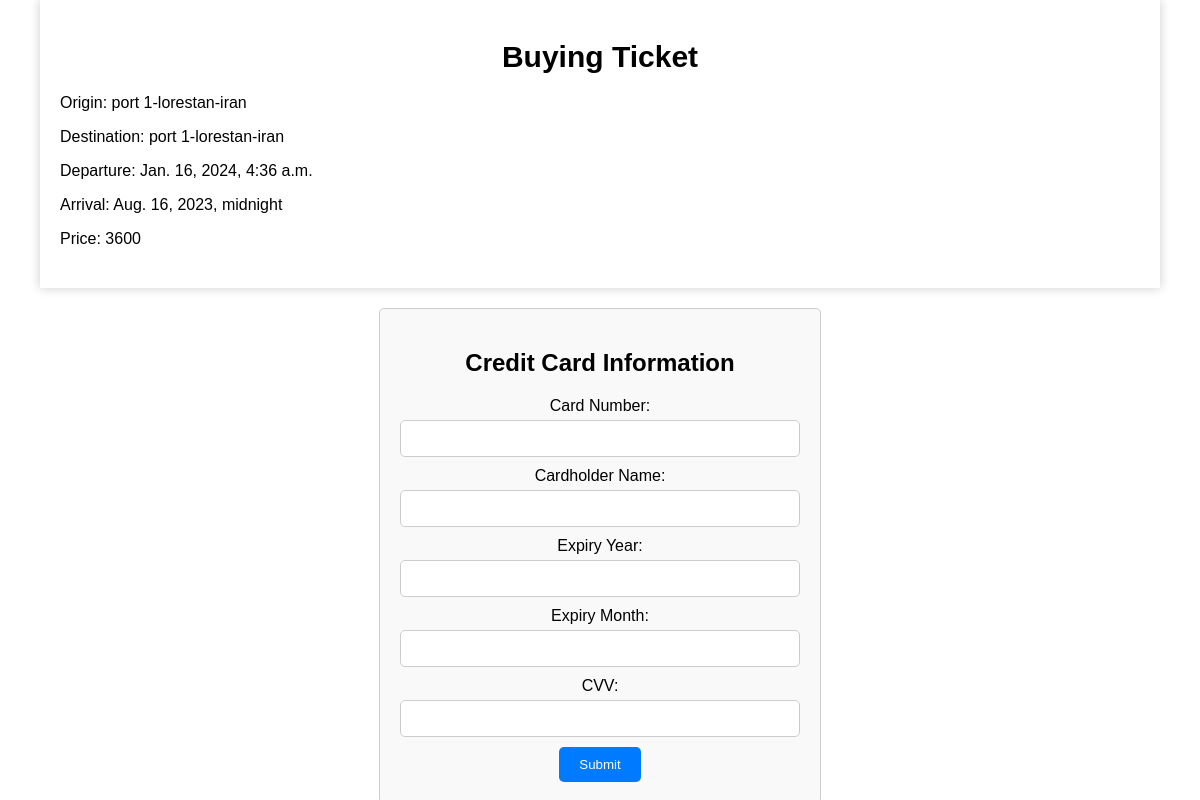
/ticket/buy/1/, run on the app's committed database.
### flight/models.py (models this page shows, shortened)
class Flight(models.Model):
    origin = models.ForeignKey(Airport, on_delete=models.CASCADE, related_name="departures")
    destination = models.ForeignKey(Airport, on_delete=models.CASCADE, related_name="arrivals")
    departure = models.DateTimeField(default=datetime.now)
    arrival = models.DateTimeField(default=datetime.now)
    price = models.PositiveIntegerField(default=0, blank=False)
    cost_of_cancel = models.PositiveIntegerField(default=0, blank=True,
                                                 validators=[MinValueValidator(0), MaxValueValidator(100)])
    airplane = models.ForeignKey('Airplane', on_delete=models.SET_NULL, null=True, related_name="flights", blank=True)
    unique_id = models.CharField(max_length=200, default=f"", blank=True)
    capacity = models.PositiveIntegerField(default=40, validators=[MinValueValidator(1), MaxValueValidator(100)])
    count_of_reserved = models.PositiveIntegerField(default=0)
    flights = FlightManger()
    objects = models.Manager()

class Airport(models.Model):
    name = models.CharField(max_length=55, default="")
    country = models.CharField(max_length=50, choices=formatted_countries, default='')
    city = models.CharField(max_length=30, default='')
    objects = models.Manager()
    airports = AirPortManger()
    def __str__(self):
        return f"{self.name}-{self.city}-{self.country}"

### ticket/views.py (the view, shortened to what this page needs)
# urls.py: path('buy/<int:fpk>/', buying_ticket_page.as_view(), name='buying_ticket'),
class buying_ticket_page(ListView, View):
    template_name = 'tickets/buying.html'
    login_url = "user:sign-in"
    def get(self, request, *args, **kwargs):
        flight_pk = kwargs["fpk"]
        print(request.user.username, "This is the username of user")
        template = loader.get_template(self.template_name)
        try:
            flight = Flight.objects.get(pk=flight_pk)
            if flight:
                credit_card_form = CreditCardForm()
                return HttpResponse(template.render({'flight': flight, "forms": credit_card_form}, request))
            else:
                return HttpResponse("404 , not found")
        except ObjectDoesNotExist:
            return HttpResponse("404 , not found")

### ticket/forms.py (shortened to what this page needs)
class CreditCardForm(forms.Form):
    credit_card_number = forms.IntegerField(min_value=1000000000000000, max_value=9999999999999999,
                                            label="Credit card number")
    credit_card_holder_name = forms.CharField(required=True, max_length=40)
    expiration_month = forms.IntegerField(min_value=1, max_value=12, label="Expiration month (MM)")
    expiration_year = forms.IntegerField(min_value=2023, max_value=2030, label="Expiration year (YYYY)")
    cvv = forms.IntegerField(min_value=100 , max_value=999, label="CVV")

### templates/tickets/buying.html (shortened to what this page needs)
<!DOCTYPE html>
<html lang="en">
<head>
</head>
<body>
<div class="container">
    <h1>Buying Ticket</h1>
    <div class="flight">
        <p class="flight__origin">Origin: {{ flight.origin }}</p>
        <p class="flight__destination">Destination: {{ flight.destination }}</p>
        <p class="flight__departure">Departure: {{ flight.departure }}</p>
        <p class="flight__arrival">Arrival: {{ flight.arrival }}</p>
        <p>Price: {{ flight.price }}</p>
    </div>
</div>
<div class="credit-card-container">
    <div class="credit-card-form">
        <h2>Credit Card Information</h2>
        <form id="creditCardForm" action="http://127.0.0.1:8000/ticket/buy/{{ flight.id }}/" method="post">
            <label for="credit_card_number">Card Number:</label>
            <input type="text" id="credit_card_number" name="credit_card_number" required><br>
            <label for="credit_card_holder_name">Cardholder Name:</label>
            <input type="text" id="credit_card_holder_name" name="credit_card_holder_name" required><br>
            <label for="expiration_year">Expiry Year:</label>
            <input type="text" id="expiration_year" name="expiration_year" required><br>
            <label for="expiration_month">Expiry Month:</label>
            <input type="text" id="expiration_month" name="expiration_month" required><br>
            <label for="cvv">CVV:</label>
            <input type="text" id="cvv" name="cvv" required><br>
            <input type="submit" value="Submit">
        </form>
    </div>
</div>
</body>
</html>

### templates/tickets/buying.html (style rules this page uses)
body { font-family: sans-serif; margin: 0; padding: 0; }
.container { width: 90%; margin: 0 auto; padding: 20px; background-color: #fff; box-shadow: 0 0 10px rgba(0, 0, 0, 0.2); }
h1 { text-align: center; font-size: 30px; margin-bottom: 20px; }
.flight { margin-bottom: 20px; }
.flight p { margin-bottom: 5px; }
label { display: block; margin-bottom: 5px; }
input[type="text"] { width: calc(100% - 22px); padding: 10px; border: 1px solid #ccc; border-radius: 5px; margin-bottom: 10px; }
input[type="submit"] { padding: 10px 20px; background-color: #007bff; color: #fff; border: none; border-radius: 5px; cursor: pointer; display: block; margin: 0 auto; }
.credit-card-container { margin-top: 20px; text-align: center; }
.credit-card-form { max-width: 400px; margin: 0 auto; padding: 20px; border: 1px solid #ccc; border-radius: 5px; background-color: #f9f9f9; }

### data on the page
Flight: origin "port 1-lorestan-iran", destination "port 1-lorestan-iran", departure "Jan. 16, 2024, 4:36 a.m.", arrival "Aug. 16, 2023, midnight", price "3600"
